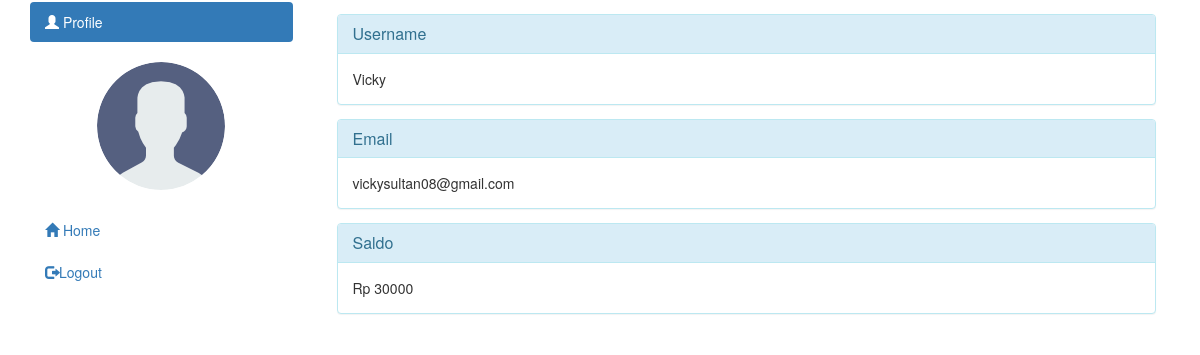
Before: /profile.php (signed in) with the older database file.
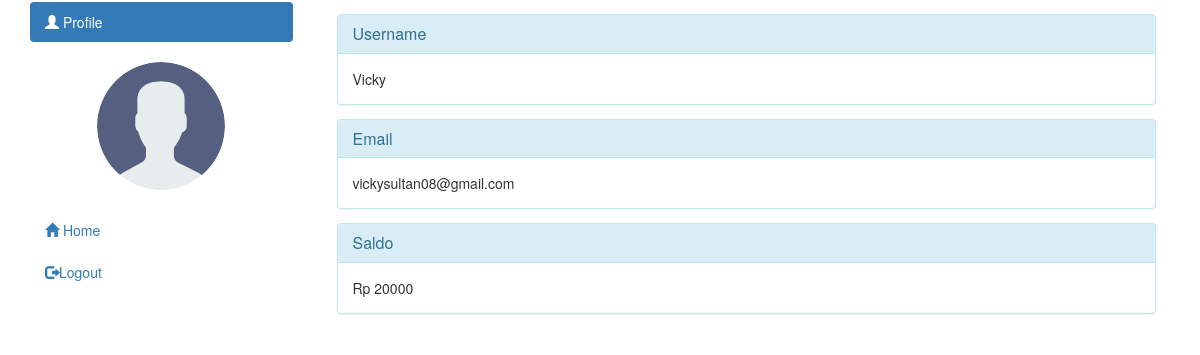
After: the same page with the newer database file.
### tables this page shows
CREATE TABLE `users` (
  `id` int(10) UNSIGNED NOT NULL,
  `username` varchar(191) NOT NULL,
  `email` varchar(191) NOT NULL,
  `password` varchar(191) NOT NULL,
  `saldo` int(11) UNSIGNED DEFAULT '30000',
  `level` int(11) NOT NULL,
  `created_at` datetime NOT NULL DEFAULT CURRENT_TIMESTAMP
);

### config.php (called while the page is built, shortened)
<?php
class Config {
  private $host = "localhost";
  private $username = "root";
  private $password = "";
  private $database = "db_kebonsirih";
  private $conn;
  	function __construct() {
		$this->conn = $this->connectDB();
	}
	function connectDB() {
		$conn = mysqli_connect($this->host,$this->username,$this->password,$this->database);
		return $conn;
	}
	function runQuery($query) {
		$result = mysqli_query($this->conn,$query) or die(mysqli_error($this->conn));
		while($row=mysqli_fetch_assoc($result)) {
			$resultset[] = $row;
		}
		if(!empty($resultset))
			return $resultset;
	}
}
?>

### profile.php (the view, shortened to what this page needs)
<?php
	require_once('config.php');
	$db = new Config();
    $namapengguna = $_SESSION["username"];
    $email = $db->runQuery("SELECT email FROM users WHERE username = '".$namapengguna."'");
    $saldo = $db->runQuery("SELECT saldo FROM users WHERE username = '".$namapengguna."'");
?>
<!DOCTYPE html>
<html>
<head>
    <link href="//maxcdn.bootstrapcdn.com/bootstrap/3.3.0/css/bootstrap.min.css" rel="stylesheet" id="bootstrap-css">
    <link rel="stylesheet" href="https://maxcdn.bootstrapcdn.com/bootstrap/3.3.7/css/bootstrap.min.css">
</head>
<body>
<div class="container">
        <div class="row">
            <div class="col-md-3">
                <ul class="nav nav-pills nav-stacked admin-menu" >
                    <li class="active"><a href="" data-target-id="profile"><i class="glyphicon glyphicon-user"></i> Profile</a></li>
                    <br>
                    <li>
                        <div class="text-center">
                            <img src="images/profilePicture.png" class="avatar img-circle" alt="avatar">
                        </div>
                    </li>
                    <br>
                    <li><a href="home.php" data-target-id="home"><i class="glyphicon glyphicon-home"></i> Home</a></li>
                    <li><a href="logout.php" data-target-id="logout"><i class="glyphicon glyphicon-log-out"></i>Logout</a></li>
                </ul>
            </div>
            <div class="col-md-9  admin-content" id="profile">
                <div class="panel panel-info" style="margin: 1em;">
                    <div class="panel-heading">
                        <h3 class="panel-title">Username</h3>
                    </div>
                    <div class="panel-body">
                    <?php
                    echo $namapengguna;
                    ?>
                    </div>
                </div>
                <div class="panel panel-info" style="margin: 1em;">
                    <div class="panel-heading">
                        <h3 class="panel-title">Email</h3>
                    </div>
                    <div class="panel-body">
                    <?php
                    echo $email[0]['email'];
                    ?>
                    </div>
                </div>
                <div class="panel panel-info" style="margin: 1em;">
                    <div class="panel-heading">
                        <h3 class="panel-title">Saldo</h3>
                    </div>
                    <div class="panel-body">
                    <?php
                    echo "Rp ".$saldo[0]['saldo'];
                    ?>
                    </div>
                </div>
            </div>
</div>
</body>
</html>

Changed rows visible on the page:
changed users "vickysultan08@gmail.com": saldo "30000" → "20000"
